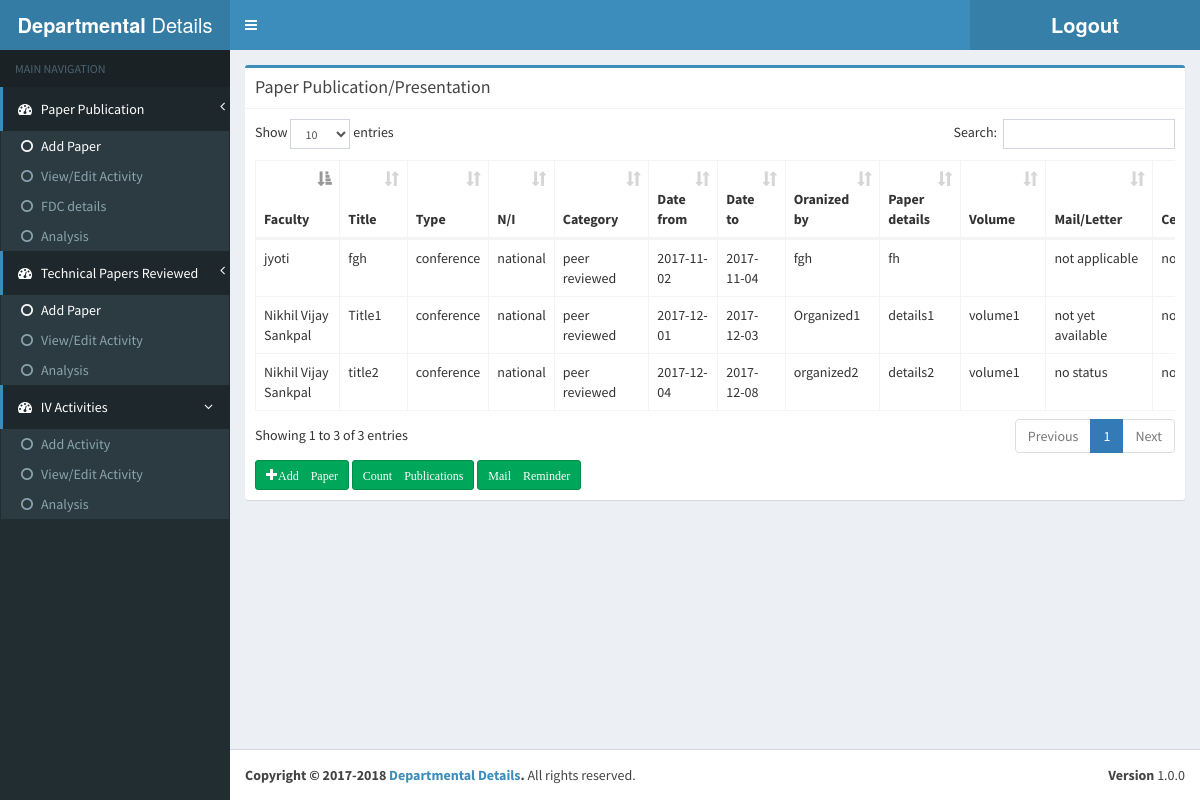
Screenshot of /extc/2_dashboard_hod_review.php (signed in) with the database file from the repository.
### tables this page shows
CREATE TABLE `paper_review` (
  `paper_review_ID` int(11) NOT NULL,
  `Fac_ID` int(11) NOT NULL,
  `Paper_title` varchar(30) NOT NULL,
  `Paper_type` varchar(20) NOT NULL,
  `Paper_N_I` varchar(20) NOT NULL,
  `paper_category` varchar(100) NOT NULL,
  `Date_from` date NOT NULL,
  `Date_to` date NOT NULL,
  `organised_by` varchar(100) NOT NULL,
  `details` varchar(100) NOT NULL,
  `mail_letter_path` varchar(100) NOT NULL,
  `certificate_path` varchar(100) NOT NULL,
  `report_path` varchar(100) NOT NULL,
  `volume` varchar(30) NOT NULL
);

CREATE TABLE `facultydetails` (
  `Fac_ID` int(11) NOT NULL,
  `F_NAME` varchar(50) NOT NULL,
  `Mobile` bigint(12) NOT NULL,
  `Email` varchar(50) NOT NULL,
  `Password` varchar(500) NOT NULL,
  `token` varchar(500) NOT NULL
);

### extc/2_dashboard_hod_review.php (the view, shortened to what this page needs)
<?php
include("includes/connection.php");
$query = "SELECT * from paper_review inner join facultydetails on paper_review.Fac_ID = facultydetails.Fac_ID ";
$result = mysqli_query($conn,$query);
?>
<?php include_once('head.php'); ?>
<?php include_once('header.php'); ?>
<?php
if($_SESSION['username'] == 'hodextc@somaiya.edu' || $_SESSION['username'] == 'member@somaiya.edu')
  {
	    include_once('sidebar_hod.php');
  }
  else
	  include_once('sidebar.php');
 ?>
<div class="content-wrapper">
    <section class="content">
          <div class="row">
            <div class="col-xs-12">
              <div class="box box-primary">
                <div class="box-header with-border">
                  <h2 class="box-title">Paper Publication/Presentation</h2>
                </div>
                <div class="box-body">
				<div class="scroll">
    <table  class="table table-stripped table-bordered " id = 'example1'>
        <thead>
            <tr>
				<th>Faculty</th>
                <th>Title</th>
                <th>Type</th>
                <th>N/I</th>
                <th>Category</th>
                <th>Date from</th>
                <th>Date to</th>
				<th>Oranized by</th>
                <th>Paper details</th>
                <th>Volume</th>
                <th>Mail/Letter</th>
                <th>Certificate</th>
            </tr>
        </thead>
        <?php
        if(mysqli_num_rows($result)>0  ){
            while($row =mysqli_fetch_assoc($result)){
                echo "<tr>";
                echo "<td>".$row['F_NAME']."</td>";
                echo "<td>".$row['Paper_title']."</td>";
                echo "<td>".$row['Paper_type']."</td>";
                echo "<td>".$row['Paper_N_I']."</td>";
                echo "<td>".$row['paper_category']."</td>";
                echo "<td>".$row['Date_from']."</td>";
                echo "<td>".$row['Date_to']."</td>";
               echo "<td>".$row['organised_by']."</td>";
                echo "<td>".$row['details']."</td>";
                echo "<td>".$row['volume']."</td>";
				 if(($row['mail_letter_path']) != "")
				{
						if(($row['mail_letter_path']) == "NULL")
							echo "<td>not yet available</td>";
						else if(($row['mail_letter_path']) == "not_applicable")
							echo "<td>not applicable</td>";
						else
							echo "<td> <a href = '".$row['mail_letter_path']."'>View mail/letter</td>";
				}
				else
						echo "<td>no status </td>";
				if(($row['certificate_path']) != "")
				{
						if(($row['certificate_path']) == "NULL")
							echo "<td>not yet available</td>";
						else if(($row['certificate_path']) == "not_applicable")
							echo "<td>not applicable</td>";
						else
							echo "<td> <a href = '".$row['certificate_path']."'>View certificate</td>";
				}
				else
						echo "<td>no status </td>";
                echo"</tr>";
            }
        }
        else{
            echo "<div class='alert alert-warning'>You have no papers</div>";
        }
        ?>
    </table>
	</div>
	            <div class="text-left"><a href="actcount.php"type="button" class="btn btn-success btn-sm"><span class="glyphicon glyphicon-plus">Add Paper</span></a>
	            <a href="count_all.php" type="button" class="btn btn-success btn-sm"><span class="glyphicon ">Count Publications</span></a>
	            <a href="mail_reminder.php" type="button" class="btn btn-success btn-sm" target="_blank"><span class="glyphicon ">Mail Reminder</span></a> </div>
    </div>
              </div>
             </div>
            </div>
          </section>
</div>
<?php include_once('footer.php'); ?>

### extc/head.php (shortened to what this page needs)
<!DOCTYPE html>
<html>
<head>
  <link rel="stylesheet" href="bootstrap/css/bootstrap.min.css">
  <link rel="stylesheet" href="https://cdnjs.cloudflare.com/ajax/libs/font-awesome/4.5.0/css/font-awesome.min.css">
  <link rel="stylesheet" href="https://cdnjs.cloudflare.com/ajax/libs/ionicons/2.0.1/css/ionicons.min.css">
  <link rel="stylesheet" href="dist/css/AdminLTE.min.css">
  <link rel="stylesheet" href="dist/css/skins/_all-skins.min.css">
  <link rel="stylesheet" href="plugins/iCheck/flat/blue.css">
  <link rel="stylesheet" href="plugins/morris/morris.css">
  <link rel="stylesheet" href="plugins/jvectormap/jquery-jvectormap-1.2.2.css">
  <link rel="stylesheet" href="plugins/datepicker/datepicker3.css">
  <link rel="stylesheet" href="plugins/daterangepicker/daterangepicker.css">
  <link rel="stylesheet" href="plugins/bootstrap-wysihtml5/bootstrap3-wysihtml5.min.css">
    <link rel="stylesheet" href="plugins/datatables/dataTables.bootstrap.css">
</head>

### extc/header.php (shortened to what this page needs)
<body class="hold-transition skin-blue sidebar-mini">
<div class="wrapper">
  <header class="main-header">
    <a href="" class="logo">
      <span class="logo-lg"><b>Departmental </b>Details
	  </span>
    </a>
    <nav class="navbar navbar-static-top">
      <a href="#" class="sidebar-toggle" data-toggle="offcanvas" role="button">
		<a href="logout.php" class="logo" style="float: right;"><b>Logout</b></a></span>
      </a>
    </nav>
  </header>

### extc/sidebar.php
<aside class="main-sidebar">
  <section class="sidebar">
    <ul class="sidebar-menu">
      <li class="header">MAIN NAVIGATION</li>
      <li class="active treeview">
        <a href="#">
          <i class="fa fa-dashboard"></i> <span>Paper Publication</span>
          <span class="pull-right-container">
            <i class="fa fa-angle-left pull-right"></i>
          </span>
        </a>
        <ul class="treeview-menu">
          <li class="active"><a href="actcount.php"><i class="fa fa-circle-o"></i>Add Paper</a></li>
          <li><a href="2_dashboard.php"><i class="fa fa-circle-o"></i>View/Edit Activity</a></li>
	<li><a href="5_fdc_dashboard.php"><i class="fa fa-circle-o"></i>FDC details</a></li>
          <li><a href="count_your.php"><i class="fa fa-circle-o"></i>Analysis</a></li>
        </ul>
  <a href="#">
          <i class="fa fa-dashboard"></i> <span>Technical Papers Reviewed</span>
          <span class="pull-right-container">
            <i class="fa fa-angle-left pull-right"></i>
          </span>
        </a>
        <ul class="treeview-menu">
          <li class="active"><a href="actcount_review.php"><i class="fa fa-circle-o"></i>Add Paper</a></li>
          <li><a href="2_dashboard_review.php"><i class="fa fa-circle-o"></i>View/Edit Activity</a></li>
          <li><a href="count_your_review.php"><i class="fa fa-circle-o"></i>Analysis</a></li>
        </ul>
      </li>
      <li class="active treeview">
          <a href="#">
            <i class="fa fa-dashboard"></i> <span>IV Activities</span>
            <i class="fa fa-angle-left pull-right"></i>
          </a>
          <ul class="treeview-menu">
            <li class="1" ><a href='template.php?x=IV/select_menu/addcount.php'><i class="fa fa-circle-o"></i>Add Activity</a></li>
            <li class="2" ><a href='template.php?x=IV/select_menu/edit_menu.php'><i class="fa fa-circle-o"></i>View/Edit Activity</a></li>
            <li class="3" ><a href='template.php?x=IV/select_menu/view_menu.php'><i class="fa fa-circle-o"></i>Analysis</a></li>
          </ul>
      </li>
    </ul>
  </section>
</aside>

### extc/footer.php (shortened to what this page needs)
 <footer class="main-footer">
        <div class="pull-right hidden-xs">
          <b>Version</b> 1.0.0
        </div>
        <strong>Copyright &copy; 2017-2018 <a href="http://iloveprograming.com/">Departmental Details</a>.</strong> All rights reserved.
      </footer>
  </body>
</html>

### extc/2_dashboard_hod_review.php (style rules this page uses)
div.scroll { overflow:scroll; }

### rows the page displays
paper_review: Fac_ID.F_NAME "jyoti", Paper_title "fgh", Paper_type "conference", Paper_N_I "national", paper_category "peer reviewed", Date_from "2017-11-02", Date_to "2017-11-04", organised_by "fgh", details "fh", mail_letter_path "not applicable", certificate_path "no…"
paper_review: Fac_ID.F_NAME "Nikhil Vijay Sankpal", Paper_title "Title1", Paper_type "conference", Paper_N_I "national", paper_category "peer reviewed", Date_from "2017-12-01", Date_to "2017-12-03", organised_by "Organized1", details "details1", volume "volume1", mail_letter_path "not yet available", certificate_path "no…"
paper_review: Fac_ID.F_NAME "Nikhil Vijay Sankpal", Paper_title "title2", Paper_type "conference", Paper_N_I "national", paper_category "peer reviewed", Date_from "2017-12-04", Date_to "2017-12-08", organised_by "organized2", details "details2", volume "volume1", mail_letter_path "no status", certificate_path "no…"
